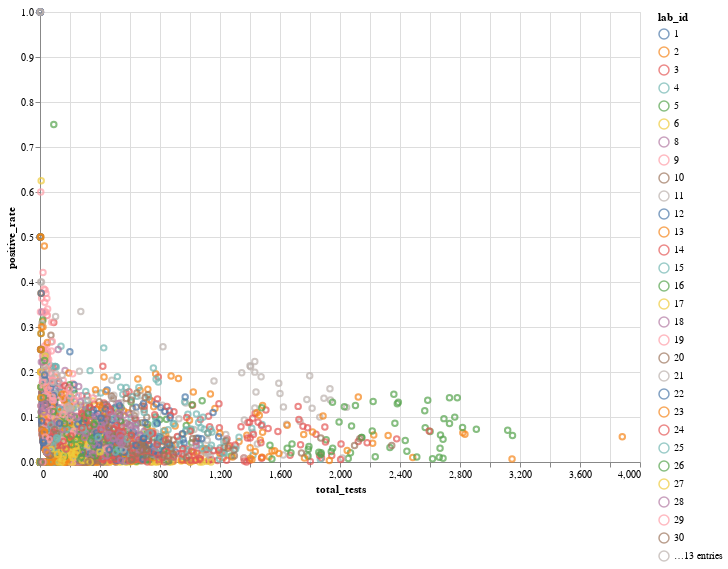

The notebook cell saved with this chart:
### Code cell
alt.Chart(polab.reset_index()).mark_point().encode(
    x='total_tests',
    y='positive_rate',
    color='lab_id:N',
    tooltip=['lab_id', 'test_date', 'total_tests', 'positive_rate']
).properties(width=600, height=450)

### Figure 1 — Vega-Lite specification as saved in the notebook (floating-point values rounded to 4 significant figures; data arrays with more than 128 entries replaced by an {"elided": "..."} marker saying what was removed)
{"config": {"view": {"continuousWidth": 400, "continuousHeight": 300}}, "data": {"name": "data-61369c56d9dd8551073d85c4c600212e"}, "mark": "point", "encoding": {"color": {"type": "nominal", "field": "lab_id"}, "tooltip": [{"type": "quantitative", "field": "lab_id"}, {"type": "temporal", "field": "test_date"}, {"type": "quantitative", "field": "total_tests"}, {"type": "quantitative", "field": "positive_rate"}], "x": {"type": "quantitative", "field": "total_tests"}, "y": {"type": "quantitative", "field": "positive_rate"}}, "height": 450, "width": 600, "$schema": "https://vega.github.io/schema/vega-lite/v4.8.1.json", "datasets": {"data-61369c56d9dd8551073d85c4c600212e": {"elided": "4514 records"}}}
